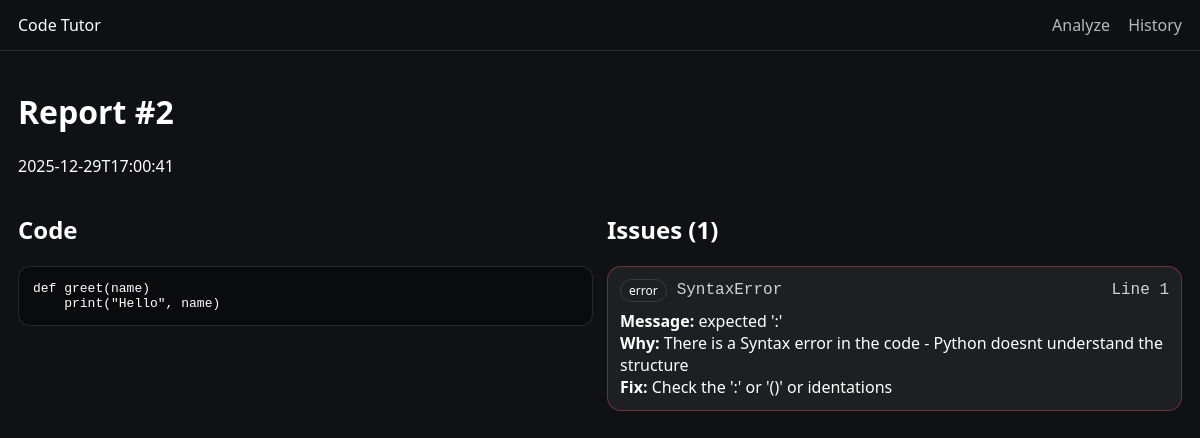
The page /report/2 on the database its author committed.
### tables this page shows
CREATE TABLE analyses (
                id INTEGER PRIMARY KEY AUTOINCREMENT,
                created_at TEXT NOT NULL,
                language TEXT NOT NULL,
                code TEXT NOT NULL
            );

CREATE TABLE issues (
                id INTEGER PRIMARY KEY AUTOINCREMENT,
                analysis_id INTEGER NOT NULL,
                error_type TEXT NOT NULL,
                message TEXT NOT NULL,
                explanation TEXT NOT NULL,
                suggestion TEXT NOT NULL,
                line INTEGER,
                severity TEXT NOT NULL,
                FOREIGN KEY (analysis_id) REFERENCES analyses(id) ON DELETE CASCADE
            );

### app.py (the view)
@app.route("/report/<int:analysis_id>", methods=["GET"])
def report(analysis_id: int):
    with get_conn() as conn:
        analysis = conn.execute(
            "SELECT * FROM analyses WHERE id = ?",
            (analysis_id,)
        ).fetchone()
        if analysis is None:
            flash("That report doesn't exist.", "warning")
            return redirect(url_for("index"))
        issues = conn.execute("""
            SELECT * FROM issues
            WHERE analysis_id = ?
            ORDER BY
              CASE severity
                WHEN 'error' THEN 0
                WHEN 'warning' THEN 1
                ELSE 2
              END,
              COALESCE(line, 999999) ASC
        """, (analysis_id,)).fetchall()
    return render_template("report.html", analysis=analysis, issues=issues)

### app.py (called while the page is built)
def get_conn() -> sqlite3.Connection:
    DATA_DIR.mkdir(exist_ok=True)
    conn = sqlite3.connect(DB_PATH)
    conn.row_factory = sqlite3.Row
    conn.execute("PRAGMA foreign_keys = ON;")
    return conn

def init_db() -> None:
    with get_conn() as conn:
        conn.execute("""
            CREATE TABLE IF NOT EXISTS analyses (
                id INTEGER PRIMARY KEY AUTOINCREMENT,
                created_at TEXT NOT NULL,
                language TEXT NOT NULL,
                code TEXT NOT NULL
            );
        """)
        conn.execute("""
            CREATE TABLE IF NOT EXISTS issues (
                id INTEGER PRIMARY KEY AUTOINCREMENT,
                analysis_id INTEGER NOT NULL,
                error_type TEXT NOT NULL,
                message TEXT NOT NULL,
                explanation TEXT NOT NULL,
                suggestion TEXT NOT NULL,
                line INTEGER,
                severity TEXT NOT NULL,
                FOREIGN KEY (analysis_id) REFERENCES analyses(id) ON DELETE CASCADE
            );
        """)

@app.before_request
def _ensure_db():
    init_db()

### templates/report.html (shortened to what this page needs)
{% extends "layout.html" %}
{% block content %}
  <h1>Report #{{ analysis.id }}</h1>
  <p class="muted">{{ analysis.created_at }}</p>
  <div class="split">
    <section>
      <h2>Code</h2>
      <pre class="codebox"><code>{{ analysis.code }}</code></pre>
    </section>
    <section>
      <h2>Issues ({{ issues|length }})</h2>
      {% for it in issues %}
        <div class="card {{ it.severity }}">
          <div class="meta">
            <span class="pill {{ it.severity }}">{{ it.severity }}</span>
            <span class="mono">{{ it.error_type }}</span>
            <span class="mono right">
              {% if it.line %}Line {{ it.line }}{% else %}Line: unknown{% endif %}
            </span>
          </div>
          <div><strong>Message:</strong> {{ it.message }}</div>
          <div><strong>Why:</strong> {{ it.explanation }}</div>
          <div><strong>Fix:</strong> {{ it.suggestion }}</div>
        </div>
      {% endfor %}
    </section>
  </div>
{% endblock %}

### static/styles.css (style rules this page uses)
body { margin:0; font-family: system-ui, Segoe UI, Arial; background:#0f1115; color:#fff; }
.split { display:grid; grid-template-columns: 1fr 1fr; gap:14px; }
.codebox { max-height:520px; overflow:auto; padding:14px; border-radius:12px; border:1px solid rgba(255,255,255,.12); background:rgba(0,0,0,.35); }
.card { padding:12px; border-radius:14px; border:1px solid rgba(255,255,255,.12); background:rgba(255,255,255,.06); margin-bottom:10px; }
.card.error { border-color: rgba(255,90,90,.35); }
.mono { font-family: ui-monospace, Consolas, monospace; color: rgba(255,255,255,.8); }
.pill { font-size:12px; padding:2px 8px; border-radius:999px; border:1px solid rgba(255,255,255,.12); }
.right { margin-left:auto; }
.meta { display:flex; gap:10px; align-items:center; margin-bottom:8px; }

### rows shown on the page
analyses: id "2", created_at "2025-12-29T17:00:41", code "def greet(name) print(\"Hello\", name)"
issues: severity "error", error_type "SyntaxError", line "1", message "expected ':'", explanation "There is a Syntax error in the code - Python doesnt understand the structure", suggestion "Check the ':' or '()' or identations"

### other values the page prints
{{ issues|length }} "1"
